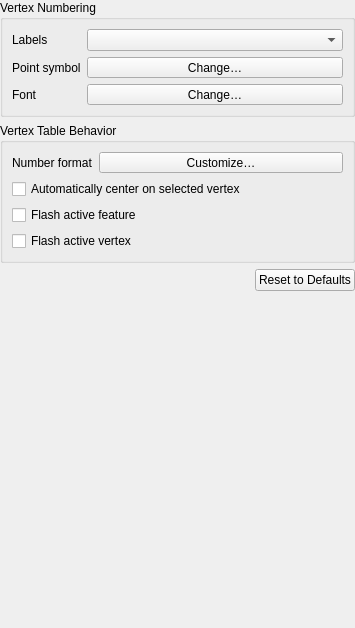
<?xml version="1.0" encoding="UTF-8"?>
<ui version="4.0">
 <class>Form</class>
 <widget class="QWidget" name="Form">
  <property name="geometry">
   <rect>
    <x>0</x>
    <y>0</y>
    <width>355</width>
    <height>628</height>
   </rect>
  </property>
  <property name="windowTitle">
   <string>Form</string>
  </property>
  <layout class="QGridLayout" name="gridLayout">
   <property name="leftMargin">
    <number>0</number>
   </property>
   <property name="topMargin">
    <number>0</number>
   </property>
   <property name="rightMargin">
    <number>0</number>
   </property>
   <property name="bottomMargin">
    <number>0</number>
   </property>
   <item row="0" column="0" colspan="2">
    <widget class="QGroupBox" name="groupBox">
     <property name="title">
      <string>Vertex Numbering</string>
     </property>
     <layout class="QGridLayout" name="gridLayout_2" columnstretch="0,1">
      <item row="1" column="1">
       <widget class="QComboBox" name="filtering_combo"/>
      </item>
      <item row="2" column="0">
       <widget class="QLabel" name="label_2">
        <property name="text">
         <string>Point symbol</string>
        </property>
       </widget>
      </item>
      <item row="1" column="0">
       <widget class="QLabel" name="label">
        <property name="text">
         <string>Labels</string>
        </property>
       </widget>
      </item>
      <item row="3" column="0">
       <widget class="QLabel" name="label_3">
        <property name="text">
         <string>Font</string>
        </property>
       </widget>
      </item>
      <item row="2" column="1">
       <widget class="QgsSymbolButton" name="point_symbol_button">
        <property name="sizePolicy">
         <sizepolicy hsizetype="Expanding" vsizetype="Fixed">
          <horstretch>0</horstretch>
          <verstretch>0</verstretch>
         </sizepolicy>
        </property>
        <property name="text">
         <string>Change…</string>
        </property>
       </widget>
      </item>
      <item row="3" column="1">
       <widget class="QgsFontButton" name="vertex_font_button">
        <property name="sizePolicy">
         <sizepolicy hsizetype="Expanding" vsizetype="Fixed">
          <horstretch>0</horstretch>
          <verstretch>0</verstretch>
         </sizepolicy>
        </property>
        <property name="text">
         <string>Change…</string>
        </property>
       </widget>
      </item>
     </layout>
    </widget>
   </item>
   <item row="4" column="1">
    <spacer name="verticalSpacer">
     <property name="orientation">
      <enum>Qt::Vertical</enum>
     </property>
     <property name="sizeHint" stdset="0">
      <size>
       <width>20</width>
       <height>40</height>
      </size>
     </property>
    </spacer>
   </item>
   <item row="2" column="0" colspan="2">
    <layout class="QHBoxLayout" name="horizontalLayout">
     <property name="bottomMargin">
      <number>0</number>
     </property>
     <item>
      <spacer name="horizontalSpacer">
       <property name="orientation">
        <enum>Qt::Horizontal</enum>
       </property>
       <property name="sizeHint" stdset="0">
        <size>
         <width>40</width>
         <height>20</height>
        </size>
       </property>
      </spacer>
     </item>
     <item>
      <widget class="QPushButton" name="button_reset_defaults">
       <property name="text">
        <string>Reset to Defaults</string>
       </property>
      </widget>
     </item>
    </layout>
   </item>
   <item row="1" column="0" colspan="2">
    <widget class="QGroupBox" name="groupBox_2">
     <property name="title">
      <string>Vertex Table Behavior</string>
     </property>
     <layout class="QGridLayout" name="gridLayout_3">
      <item row="1" column="1">
       <widget class="QToolButton" name="number_format_button">
        <property name="sizePolicy">
         <sizepolicy hsizetype="Expanding" vsizetype="Fixed">
          <horstretch>0</horstretch>
          <verstretch>0</verstretch>
         </sizepolicy>
        </property>
        <property name="text">
         <string>Customize…</string>
        </property>
       </widget>
      </item>
      <item row="3" column="0" colspan="2">
       <widget class="QCheckBox" name="check_flash_feature">
        <property name="text">
         <string>Flash active feature</string>
        </property>
       </widget>
      </item>
      <item row="2" column="0" colspan="2">
       <widget class="QCheckBox" name="check_center_on_selection">
        <property name="text">
         <string>Automatically center on selected vertex</string>
        </property>
       </widget>
      </item>
      <item row="1" column="0">
       <widget class="QLabel" name="label_4">
        <property name="text">
         <string>Number format</string>
        </property>
       </widget>
      </item>
      <item row="4" column="0" colspan="2">
       <widget class="QCheckBox" name="check_flash_vertex">
        <property name="text">
         <string>Flash active vertex</string>
        </property>
       </widget>
      </item>
     </layout>
    </widget>
   </item>
  </layout>
 </widget>
 <customwidgets>
  <customwidget>
   <class>QgsSymbolButton</class>
   <extends>QToolButton</extends>
   <header>qgis.gui</header>
  </customwidget>
  <customwidget>
   <class>QgsFontButton</class>
   <extends>QToolButton</extends>
   <header>qgis.gui</header>
  </customwidget>
 </customwidgets>
 <resources/>
 <connections/>
</ui>
